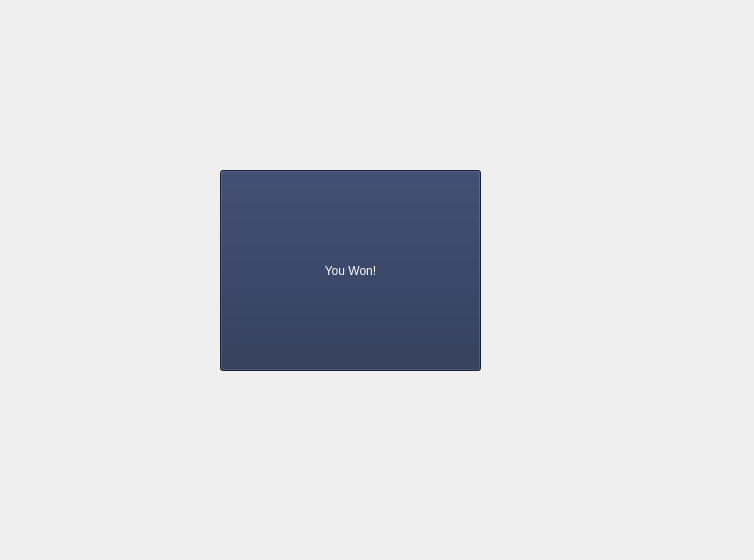
<?xml version="1.0" encoding="UTF-8"?>
<ui version="4.0">
 <class>Won</class>
 <widget class="QDialog" name="Won">
  <property name="geometry">
   <rect>
    <x>0</x>
    <y>0</y>
    <width>754</width>
    <height>560</height>
   </rect>
  </property>
  <property name="windowTitle">
   <string>Dialog</string>
  </property>
  <widget class="QToolButton" name="wonend">
   <property name="geometry">
    <rect>
     <x>220</x>
     <y>170</y>
     <width>261</width>
     <height>201</height>
    </rect>
   </property>
   <property name="styleSheet">
    <string notr="true">font: 700 9pt &quot;Segoe Print&quot;;
color: rgb(255, 255, 255);
background-color: rgb(34, 46, 80);</string>
   </property>
   <property name="text">
    <string>You Won!</string>
   </property>
  </widget>
 </widget>
 <resources/>
 <connections/>
</ui>
